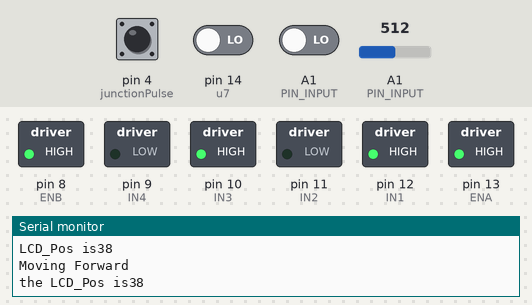
Bench run of a sketch on a simulated Arduino Uno, built with avr-gcc and run on an emulated ATmega328P. Parts: switched loads named in the sketch (green lamp = pin HIGH), the last lines printed to the serial monitor. The test bench sets the inputs (shaded band); at power-on: A1 (PIN_INPUT) = 512, A1 (PIN_INPUT) LOW, pin 4 (junctionPulse) LOW, pin 14 (u7) LOW.

Above: at 1.2 s.
1.3 s: A1 (PIN_INPUT) set to 683
4.3 s: A1 (PIN_INPUT) set to 711
At 5.3 s:
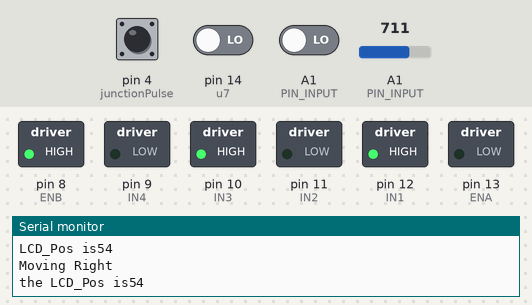
5.8 s: A1 (PIN_INPUT) set to 925
7.3 s: A1 (PIN_INPUT) set to 949
At 7.8 s:
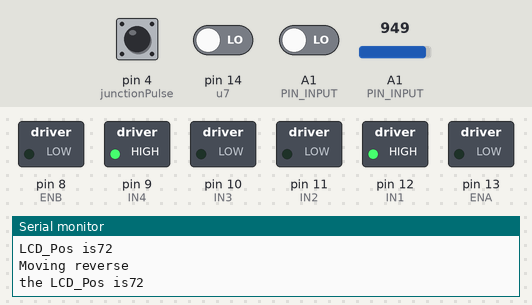
8.8 s: A1 (PIN_INPUT) driven HIGH
At 9.4 s:
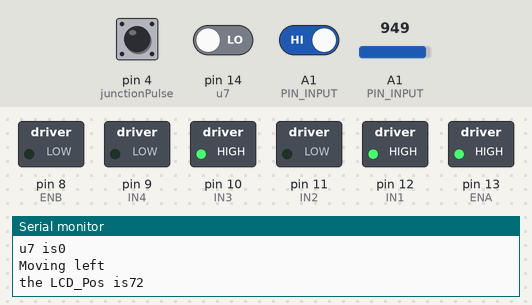
Timing chart, 0 to 11.8 s (numbered marks = the images above; inputs shaded):
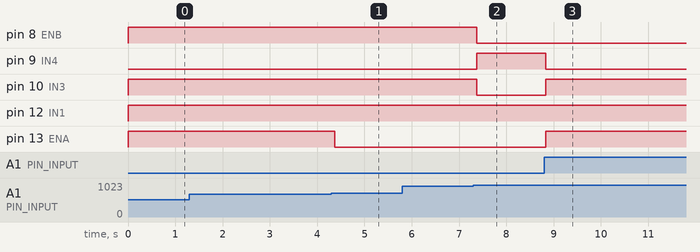

Measured:
- the behaviour switches between 697 and 698 on A1 (PIN_INPUT) (found by bisection; images 0 and 1)
- the behaviour switches between 933 and 934 on A1 (PIN_INPUT) (found by bisection; images 1 and 2)
- after the input at 4.3 s, pin 13 (ENA): HIGH → LOW after 0.08 s
- after the input at 7.3 s, pin 8 (ENB), pin 10 (IN3): HIGH → LOW after 0.08 s; pin 9 (IN4): LOW → HIGH after 0.08 s
- after the input at 8.8 s, pin 9 (IN4): HIGH → LOW at once; pin 10 (IN3), pin 13 (ENA): LOW → HIGH at once

The sketch:

New_Pid.ino
```cpp
int PIN_INPUT = A1;   // Connect AN output of LSA08 to analog pin 0
int junctionPulse = 4;   // Connect JPULSE of LSA08 to pin 4

int ENA = 13;
int IN1 = 12;
int IN2 = 11;
int IN3 = 10;
int IN4 = 9;
int ENB = 8;
int u7 = 14;
int u0 = 15;

int positionVal, RawInput;  // Variables to store analog and line position value
double RawV;
unsigned int junctionCount = 0;   // Variable to store junction count value

void setup() {
  pinMode(junctionPulse, INPUT);

  // Setting pin 10 - 13 as digital output pin
  for (int i = 8; i <= 13; i++)
  {
    pinMode(i, OUTPUT);
  }
  pinMode(u0, INPUT);
  pinMode(u7, INPUT);
  digitalWrite(ENA, LOW); // Setting the initial condition of motors
  digitalWrite(ENB, LOW);// make sure both PWM pins are LOW

  // State of DIR pins are depending on your physical connection
  // else else if your robot behaves strangely, try changing thses two values
  digitalWrite(IN1, LOW);
  digitalWrite(IN2, LOW);
  digitalWrite(IN3, LOW);
  digitalWrite(IN4, LOW);
  Serial.begin(9600);
}

void loop()
{
  RawInput = analogRead(PIN_INPUT);
  RawV =  RawInput * (5.0 / 1023.0);
  positionVal = ((RawV / 4.5) * 70);
  Serial.print("the LCD_Pos is");
  Serial.println(positionVal);
  Serial.print("u0 is");
  Serial.println(digitalRead(u0));
  Serial.print("u7 is");
  Serial.println(digitalRead(u7));


  // Checking for junction crossing, else else if juction detected,
  // keep moving forward
  if (digitalRead(junctionPulse) && digitalRead(u0) == 1 && digitalRead(u7) == 1)
  {
    Serial.println("Junction detected");
    while (digitalRead(junctionPulse) && digitalRead(u0) == 1 && digitalRead(u7) == 1)
    {
      moveLeft();
      Serial.println("Moving left");
    }
    // Increment junction count by 1 after the junction
    // You can do whatever you want with the junction count
    junctionCount++;
  }

  else if (digitalRead(u0) == 1 && digitalRead(u7) == 0 && positionVal > 70)
  {
    moveLeft();
    Serial.println("Moving left");
  }

  else if (digitalRead(u0) == 0 && digitalRead(u7) == 1 && positionVal > 70)
  {
    moveRight();
    Serial.println("Moving Right");
  }

  else if (digitalRead(u0) == 0 && digitalRead(u7) == 0 && positionVal > 70) //if no line is detected, stay at the position
  {
    Serial.print("LCD_Pos is");
    Serial.println(positionVal);
    wait();
    Serial.println("Moving reverse");
  }


  else if (digitalRead(u0) == 0 && digitalRead(u7) == 0 && positionVal < 70)
  {
    if (positionVal <= 18)
    {
      Serial.print("LCD_Pos is");
      Serial.println(positionVal);
      moveLeft();
      Serial.println("Moving left");// Line at left when 0 - 18, move left
    }


    // Line at middle when 19 - 52, move forward
    else if (positionVal <= 52)
    {
      Serial.print("LCD_Pos is");
      Serial.println(positionVal);
      moveForward();
      Serial.println("Moving Forward");
    }

    // Line at right when 53 - 70, move right
    else if (positionVal <= 70)
    {
      Serial.print("LCD_Pos is");
      Serial.println(positionVal);
      moveRight();
      Serial.println("Moving Right");
    }
  }
}

// The values work good in my case, you could use other values set
// to archieve a performance that satisfy you
void moveLeft()
{
  // For robot to move left, right motor has to be faster than left motor
  analogWrite(ENA, 255);
  analogWrite(ENB, 50);
  digitalWrite(IN1, HIGH);
  digitalWrite(IN2, LOW);
  digitalWrite(IN3, HIGH);
  digitalWrite(IN4, LOW);
}

void moveRight()
{
  // For robot to move right, left motor has to be faster than right motor
  analogWrite(ENA, 55);
  analogWrite(ENB, 255);
  digitalWrite(IN1, HIGH);
  digitalWrite(IN2, LOW);
  digitalWrite(IN3, HIGH);
  digitalWrite(IN4, LOW);
}

void moveForward() {
  // For robot to move forward, both motors have to be same speed
  analogWrite(ENA, 200);
  analogWrite(ENB, 255);
  digitalWrite(IN1, HIGH);
  digitalWrite(IN2, LOW);
  digitalWrite(IN3, HIGH);
  digitalWrite(IN4, LOW);
}

void wait() {
  // Function to makes the robot stay
  analogWrite(ENA, 100);
  analogWrite(ENB, 100);
  digitalWrite(IN1, HIGH);
  digitalWrite(IN2, LOW);
  digitalWrite(IN3, LOW);
  digitalWrite(IN4, HIGH);
}
```
